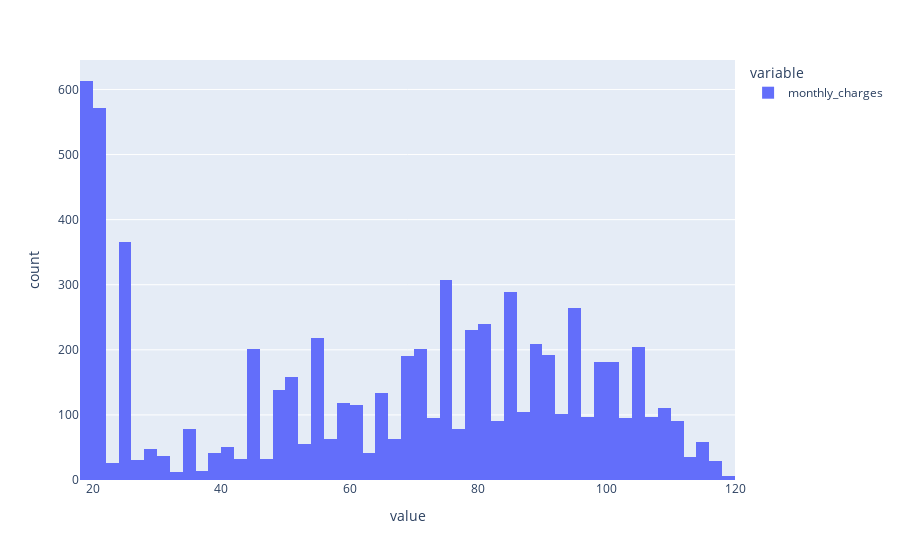

Notebook cell for this chart:
### Code cell
px.histogram(data_frame=df_merged['monthly_charges'])

### Figure 1 — Plotly figure (JSON) as saved in the notebook; plotly's stock layout.template omitted (floating-point values rounded to 4 significant figures; data arrays with more than 128 entries replaced by an {"elided": "..."} marker saying what was removed)
{"data": [{"alignmentgroup": "True", "bingroup": "x", "hovertemplate": "variable=monthly_charges<br>value=%{x}<br>count=%{y}<extra></extra>", "legendgroup": "monthly_charges", "marker": {"color": "#636efa", "pattern": {"shape": ""}}, "name": "monthly_charges", "offsetgroup": "monthly_charges", "orientation": "v", "showlegend": true, "type": "histogram", "x": {"elided": "7043 float values"}, "xaxis": "x", "yaxis": "y"}], "layout": {"barmode": "relative", "legend": {"title": {"text": "variable"}, "tracegroupgap": 0}, "margin": {"t": 60}, "xaxis": {"anchor": "y", "domain": [0, 1], "title": {"text": "value"}}, "yaxis": {"anchor": "x", "domain": [0, 1], "title": {"text": "count"}}}}
